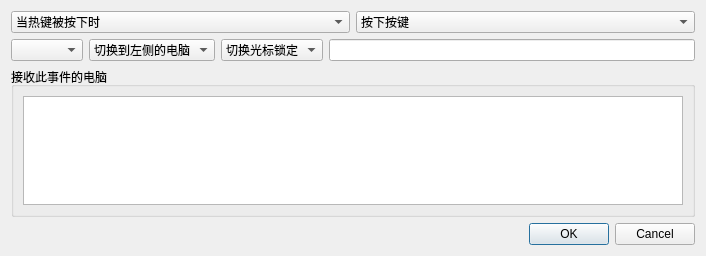
<?xml version="1.0" encoding="UTF-8"?>
<ui version="4.0">
 <class>ActionDialog</class>
 <widget class="QDialog" name="ActionDialog">
  <property name="geometry">
   <rect>
    <x>0</x>
    <y>0</y>
    <width>706</width>
    <height>256</height>
   </rect>
  </property>
  <property name="sizePolicy">
   <sizepolicy hsizetype="Maximum" vsizetype="Maximum">
    <horstretch>0</horstretch>
    <verstretch>0</verstretch>
   </sizepolicy>
  </property>
  <property name="windowTitle">
   <string>配置动作</string>
  </property>
  <layout class="QVBoxLayout" name="_2">
   <item>
    <layout class="QHBoxLayout" name="horizontalLayout_4">
     <item>
      <widget class="QComboBox" name="comboTriggerOn">
       <item>
        <property name="text">
         <string>当热键被按下时</string>
        </property>
       </item>
       <item>
        <property name="text">
         <string>当热键被释放时</string>
        </property>
       </item>
      </widget>
     </item>
     <item>
      <widget class="QComboBox" name="comboActionType">
       <item>
        <property name="text">
         <string>按下按键</string>
        </property>
       </item>
       <item>
        <property name="text">
         <string>释放按键</string>
        </property>
       </item>
       <item>
        <property name="text">
         <string>按下并释放按键</string>
        </property>
       </item>
       <item>
        <property name="text">
         <string>切换到指定电脑</string>
        </property>
       </item>
       <item>
        <property name="text">
         <string>向指定方向切换</string>
        </property>
       </item>
       <item>
        <property name="text">
         <string>切换到下一台电脑</string>
        </property>
       </item>
       <item>
        <property name="text">
         <string>修改光标锁定</string>
        </property>
       </item>
       <item>
        <property name="text">
         <string>重启服务端</string>
        </property>
       </item>
      </widget>
     </item>
    </layout>
   </item>
   <item>
    <layout class="QHBoxLayout" name="horizontalLayout_2">
     <item>
      <widget class="QComboBox" name="comboSwitchToScreen">
       <property name="enabled">
        <bool>true</bool>
       </property>
      </widget>
     </item>
     <item>
      <widget class="QComboBox" name="comboSwitchInDirection">
       <property name="enabled">
        <bool>true</bool>
       </property>
       <item>
        <property name="text">
         <string>切换到左侧的电脑</string>
        </property>
       </item>
       <item>
        <property name="text">
         <string>切换到右侧的电脑</string>
        </property>
       </item>
       <item>
        <property name="text">
         <string>切换到上方的电脑</string>
        </property>
       </item>
       <item>
        <property name="text">
         <string>切换到下方的电脑</string>
        </property>
       </item>
      </widget>
     </item>
     <item>
      <widget class="QComboBox" name="comboLockCursorToScreen">
       <property name="enabled">
        <bool>true</bool>
       </property>
       <item>
        <property name="text">
         <string>切换光标锁定</string>
        </property>
       </item>
       <item>
        <property name="text">
         <string>启用光标锁定</string>
        </property>
       </item>
       <item>
        <property name="text">
         <string>禁用光标锁定</string>
        </property>
       </item>
      </widget>
     </item>
     <item>
      <widget class="KeySequenceWidget" name="keySequenceWidget"/>
     </item>
    </layout>
   </item>
   <item>
    <widget class="QGroupBox" name="groupScreens">
     <property name="sizePolicy">
      <sizepolicy hsizetype="Preferred" vsizetype="Preferred">
       <horstretch>0</horstretch>
       <verstretch>0</verstretch>
      </sizepolicy>
     </property>
     <property name="title">
      <string>接收此事件的电脑</string>
     </property>
     <layout class="QHBoxLayout" name="_3">
      <item>
       <widget class="QListWidget" name="listScreens">
        <property name="sizeAdjustPolicy">
         <enum>QAbstractScrollArea::SizeAdjustPolicy::AdjustToContentsOnFirstShow</enum>
        </property>
       </widget>
      </item>
     </layout>
    </widget>
   </item>
   <item>
    <widget class="QDialogButtonBox" name="buttonBox">
     <property name="standardButtons">
      <set>QDialogButtonBox::StandardButton::Cancel|QDialogButtonBox::StandardButton::Ok</set>
     </property>
    </widget>
   </item>
  </layout>
 </widget>
 <customwidgets>
  <customwidget>
   <class>KeySequenceWidget</class>
   <extends>QLineEdit</extends>
   <header>widgets/KeySequenceWidget.h</header>
  </customwidget>
 </customwidgets>
 <resources/>
 <connections/>
</ui>
